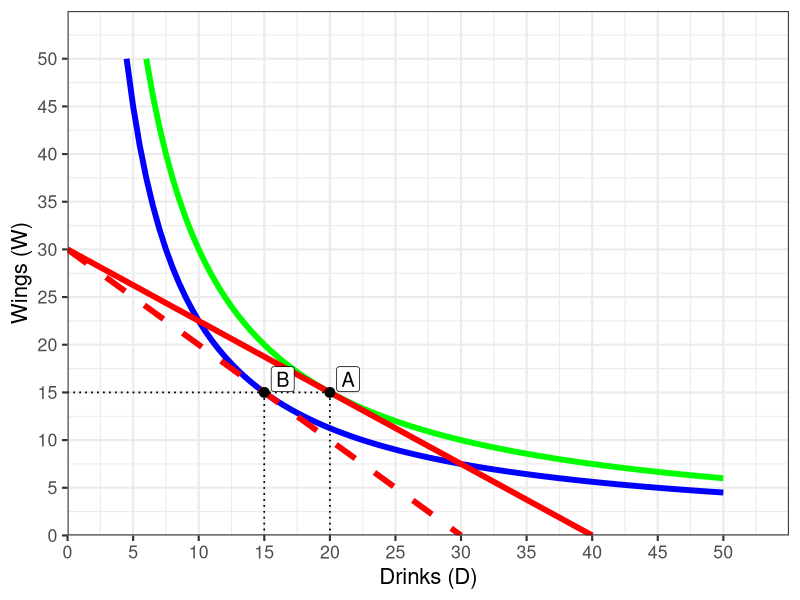
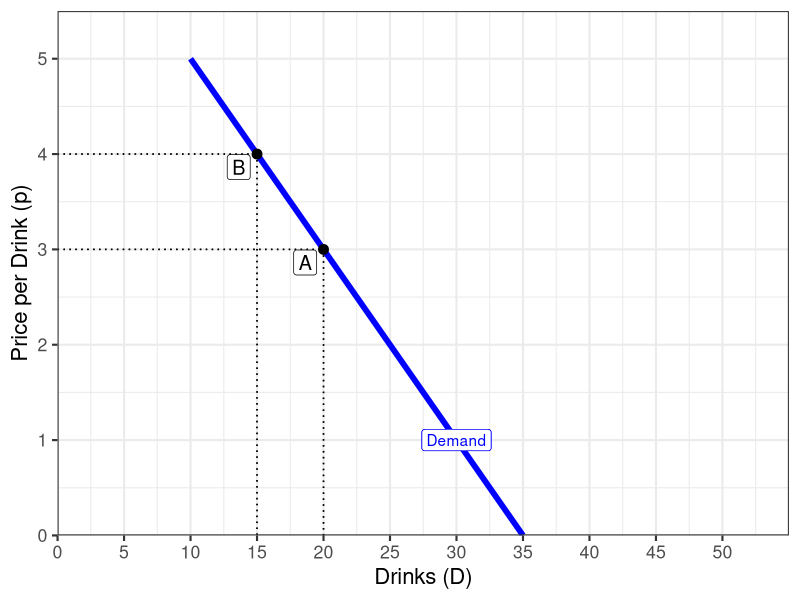

Write the R code that produced these figures, in order.
## ---- chunk 1
library(tidyverse)
library(ggrepel)
points <-tribble(
  ~x, ~y, ~letter,
  20, 15, "A",
  15, 15, "B"
)
IC_1=function(x){300/x}
IC_2=function(x){225/x}

budget_1 = function(x){30-0.75*x}
budget_2 = function(x){30-x}

ggplot(tibble(x=c(0,10)), aes(x=x))+
  stat_function(fun=IC_1, geom="line", size=2, color = "green")+
  stat_function(fun=IC_2, geom="line", size=2, color = "blue")+
  stat_function(fun=budget_1, geom="line", size=2, color = "red")+
  stat_function(fun=budget_2, geom="line", size=2, color = "red", linetype="dashed")+
  geom_segment(x=0, xend=20,y=15,yend=15, linetype="dotted")+
  geom_segment(x=15, xend=15,y=15,yend=0, linetype="dotted")+
  geom_segment(x=20, xend=20,y=15,yend=0, linetype="dotted")+
  geom_point(data=points, aes(x=x,y=y), size=3)+
  geom_label_repel(data=points, aes(x=x,y=y, label=letter), size=5)+
    scale_x_continuous(breaks=seq(0,50,5),
                     limits=c(0,50),
                     expand=expand_scale(mult=c(0,0.1)))+
  scale_y_continuous(breaks=seq(0,50,5),
                     limits=c(0,50),
                     expand=expand_scale(mult=c(0,0.1)))+
  labs(x = "Drinks (D)",
       y = "Wings (W)")+
  theme_bw(base_size=16)
## ---- chunk 2
library(tidyverse)
library(ggrepel)
points_2 <-tribble(
  ~x, ~y, ~letter,
  20, 3, "A",
  15, 4, "B"
)
demand=function(x){7-0.2*x}

ggplot(tibble(x=c(0,10)), aes(x=x))+
  stat_function(fun=demand, geom="line", size=2, color = "blue")+
  geom_label(aes(x=30, y=1),label = "Demand", color = "blue")+
  geom_segment(x=0, xend=20,y=3,yend=3, linetype="dotted")+
  geom_segment(x=20, xend=20,y=3,yend=0, linetype="dotted")+
  geom_segment(x=0, xend=15,y=4,yend=4, linetype="dotted")+
  geom_segment(x=15, xend=15,y=4,yend=0, linetype="dotted")+
  geom_point(data=points_2, aes(x=x,y=y), size=3)+
  geom_label_repel(data=points_2, aes(x=x,y=y, label=letter), size=5)+
    scale_x_continuous(breaks=seq(0,50,5),
                     limits=c(0,50),
                     expand=expand_scale(mult=c(0,0.1)))+
  scale_y_continuous(breaks=seq(0,5,1),
                     limits=c(0,5),
                     expand=expand_scale(mult=c(0,0.1)))+
  labs(x = "Drinks (D)",
       y = "Price per Drink (p)")+
  theme_bw(base_size=16)
